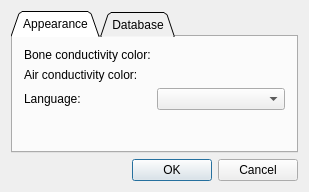
<?xml version="1.0" encoding="UTF-8"?>
<ui version="4.0">
 <class>SettingsDialog</class>
 <widget class="QDialog" name="SettingsDialog">
  <property name="geometry">
   <rect>
    <x>0</x>
    <y>0</y>
    <width>309</width>
    <height>192</height>
   </rect>
  </property>
  <property name="windowTitle">
   <string>Settings</string>
  </property>
  <layout class="QVBoxLayout" name="verticalLayout">
   <item>
    <widget class="QTabWidget" name="tabWidget">
     <property name="tabPosition">
      <enum>QTabWidget::North</enum>
     </property>
     <property name="tabShape">
      <enum>QTabWidget::Triangular</enum>
     </property>
     <property name="currentIndex">
      <number>0</number>
     </property>
     <property name="elideMode">
      <enum>Qt::ElideNone</enum>
     </property>
     <property name="documentMode">
      <bool>false</bool>
     </property>
     <property name="tabsClosable">
      <bool>false</bool>
     </property>
     <property name="movable">
      <bool>false</bool>
     </property>
     <widget class="QWidget" name="tab">
      <attribute name="title">
       <string>Appearance</string>
      </attribute>
      <layout class="QFormLayout" name="formLayout">
       <item row="0" column="0">
        <widget class="QLabel" name="label">
         <property name="text">
          <string>Bone conductivity color:</string>
         </property>
        </widget>
       </item>
       <item row="0" column="1">
        <widget class="ColorPicker" name="boneCP" native="true"/>
       </item>
       <item row="1" column="0">
        <widget class="QLabel" name="label_2">
         <property name="text">
          <string>Air conductivity color:</string>
         </property>
        </widget>
       </item>
       <item row="1" column="1">
        <widget class="ColorPicker" name="airCP" native="true"/>
       </item>
       <item row="2" column="0">
        <widget class="QLabel" name="label_3">
         <property name="text">
          <string>Language:</string>
         </property>
        </widget>
       </item>
       <item row="2" column="1">
        <widget class="QComboBox" name="languageCB">
         <property name="frame">
          <bool>true</bool>
         </property>
        </widget>
       </item>
      </layout>
     </widget>
     <widget class="QWidget" name="tab_2">
      <attribute name="title">
       <string>Database</string>
      </attribute>
     </widget>
    </widget>
   </item>
   <item>
    <layout class="QHBoxLayout" name="horizontalLayout">
     <item>
      <spacer name="horizontalSpacer">
       <property name="orientation">
        <enum>Qt::Horizontal</enum>
       </property>
       <property name="sizeHint" stdset="0">
        <size>
         <width>40</width>
         <height>20</height>
        </size>
       </property>
      </spacer>
     </item>
     <item>
      <widget class="QPushButton" name="okPB">
       <property name="text">
        <string>OK</string>
       </property>
      </widget>
     </item>
     <item>
      <widget class="QPushButton" name="cancelPB">
       <property name="text">
        <string>Cancel</string>
       </property>
      </widget>
     </item>
    </layout>
   </item>
  </layout>
 </widget>
 <layoutdefault spacing="6" margin="11"/>
 <customwidgets>
  <customwidget>
   <class>ColorPicker</class>
   <extends>QWidget</extends>
   <header location="global">ColorPicker.h</header>
   <container>1</container>
  </customwidget>
 </customwidgets>
 <resources/>
 <connections/>
</ui>
